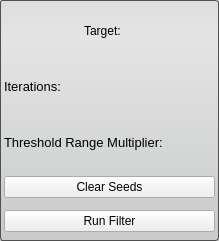
<?xml version="1.0" encoding="UTF-8"?>
<ui version="4.0">
 <class>ConfidenceConnectedFilterInterface</class>
 <widget class="QWidget" name="ConfidenceConnectedFilterInterface">
  <property name="geometry">
   <rect>
    <x>0</x>
    <y>0</y>
    <width>219</width>
    <height>241</height>
   </rect>
  </property>
  <property name="sizePolicy">
   <sizepolicy hsizetype="Preferred" vsizetype="Fixed">
    <horstretch>0</horstretch>
    <verstretch>0</verstretch>
   </sizepolicy>
  </property>
  <property name="minimumSize">
   <size>
    <width>0</width>
    <height>241</height>
   </size>
  </property>
  <property name="maximumSize">
   <size>
    <width>16777215</width>
    <height>16777215</height>
   </size>
  </property>
  <property name="windowTitle">
   <string>Form</string>
  </property>
  <property name="styleSheet">
   <string notr="true">QWidget#ConfidenceConnectedFilterInterface{
	border-radius: 3px;
	border: 1px solid rgb(80, 80,80);
	background-color: qlineargradient(spread:pad, x1:0.5, y1:0, x2:0.5, y2:0.960227, stop:0 rgba(221, 221, 221, 255), stop:0.155779 rgba(228, 228, 228, 255), stop:1 rgba(202, 204, 204, 255));      
}</string>
  </property>
  <layout class="QVBoxLayout" name="verticalLayout">
   <property name="spacing">
    <number>2</number>
   </property>
   <property name="margin">
    <number>4</number>
   </property>
   <item>
    <layout class="QHBoxLayout" name="activeHLayout" stretch="1">
     <property name="spacing">
      <number>4</number>
     </property>
     <item>
      <widget class="QLabel" name="activeLabel">
       <property name="sizePolicy">
        <sizepolicy hsizetype="Fixed" vsizetype="Preferred">
         <horstretch>0</horstretch>
         <verstretch>0</verstretch>
        </sizepolicy>
       </property>
       <property name="minimumSize">
        <size>
         <width>50</width>
         <height>0</height>
        </size>
       </property>
       <property name="text">
        <string>Target:</string>
       </property>
      </widget>
     </item>
    </layout>
   </item>
   <item>
    <layout class="QHBoxLayout" name="iterationsHLayout_top">
     <item>
      <widget class="QLabel" name="iterationsLabel">
       <property name="font">
        <font>
         <pointsize>10</pointsize>
        </font>
       </property>
       <property name="text">
        <string>Iterations:</string>
       </property>
      </widget>
     </item>
    </layout>
   </item>
   <item>
    <layout class="QHBoxLayout" name="iterationsHLayout_bottom">
     <property name="spacing">
      <number>0</number>
     </property>
    </layout>
   </item>
   <item>
    <layout class="QHBoxLayout" name="multiplierHLayout_top">
     <item>
      <widget class="QLabel" name="multiplierLabel">
       <property name="font">
        <font>
         <pointsize>10</pointsize>
        </font>
       </property>
       <property name="text">
        <string>Threshold Range Multiplier:</string>
       </property>
      </widget>
     </item>
    </layout>
   </item>
   <item>
    <layout class="QHBoxLayout" name="multiplierHLayout_bottom"/>
   </item>
   <item>
    <widget class="QWidget" name="widget" native="true">
     <property name="minimumSize">
      <size>
       <width>0</width>
       <height>32</height>
      </size>
     </property>
     <property name="maximumSize">
      <size>
       <width>16777215</width>
       <height>32</height>
      </size>
     </property>
     <layout class="QHBoxLayout" name="horizontalLayout">
      <property name="margin">
       <number>0</number>
      </property>
      <item>
       <widget class="QPushButton" name="clearSeedsButton">
        <property name="sizePolicy">
         <sizepolicy hsizetype="Preferred" vsizetype="Fixed">
          <horstretch>0</horstretch>
          <verstretch>0</verstretch>
         </sizepolicy>
        </property>
        <property name="text">
         <string>Clear Seeds</string>
        </property>
       </widget>
      </item>
     </layout>
    </widget>
   </item>
   <item>
    <widget class="QWidget" name="widget_2" native="true">
     <property name="minimumSize">
      <size>
       <width>0</width>
       <height>32</height>
      </size>
     </property>
     <property name="maximumSize">
      <size>
       <width>16777215</width>
       <height>32</height>
      </size>
     </property>
     <layout class="QHBoxLayout" name="horizontalLayout_2">
      <property name="spacing">
       <number>0</number>
      </property>
      <property name="margin">
       <number>0</number>
      </property>
      <item>
       <widget class="QPushButton" name="runFilterButton">
        <property name="sizePolicy">
         <sizepolicy hsizetype="Preferred" vsizetype="Fixed">
          <horstretch>0</horstretch>
          <verstretch>0</verstretch>
         </sizepolicy>
        </property>
        <property name="text">
         <string>Run Filter</string>
        </property>
       </widget>
      </item>
     </layout>
    </widget>
   </item>
  </layout>
 </widget>
 <resources/>
 <connections/>
</ui>
